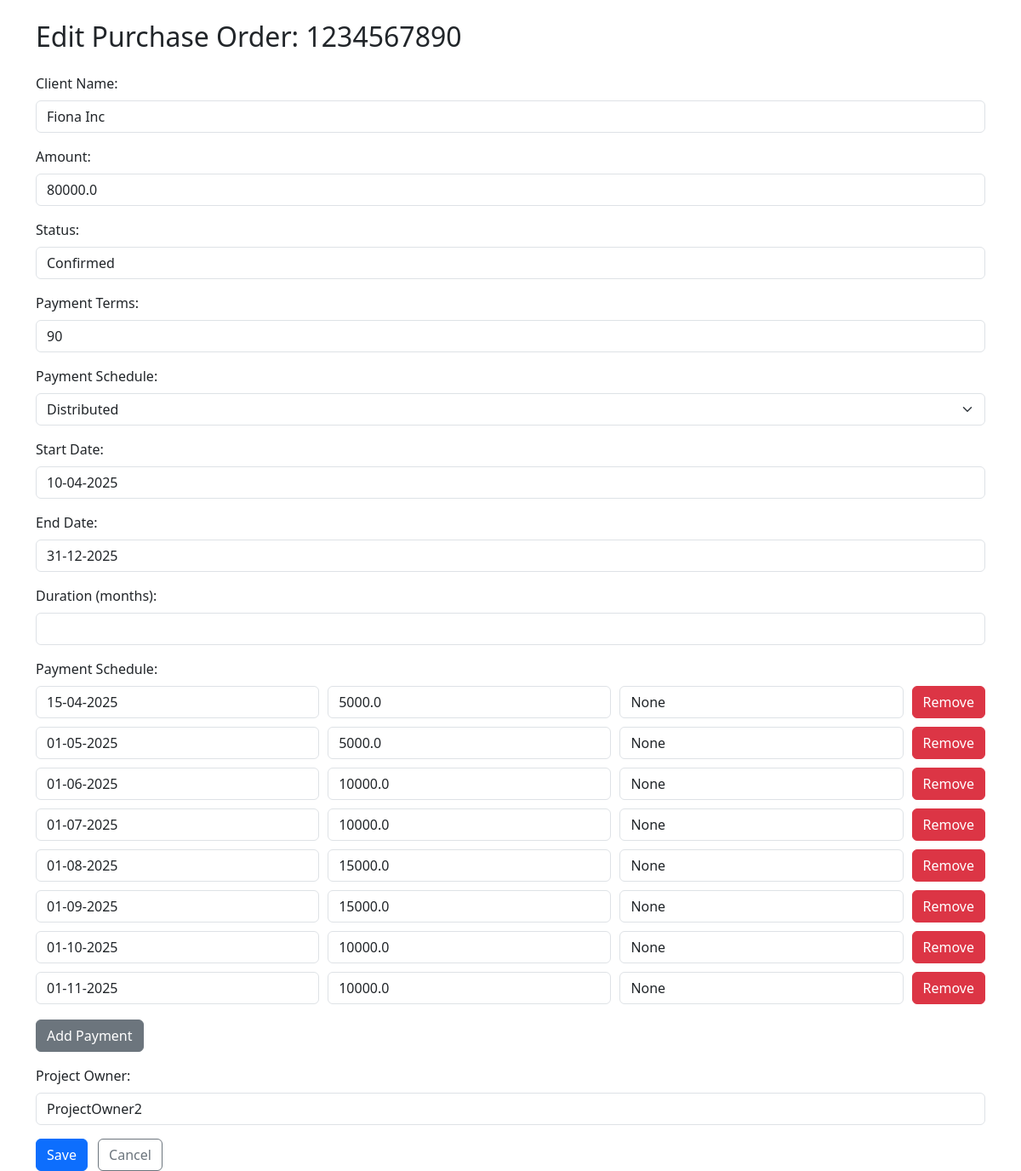
Page /edit_po/1234567890 on the committed database.
### db/database.py (models this page shows)
class PurchaseOrder(Base):
    __tablename__ = "purchase_orders"
    id = Column(Integer, primary_key=True, index=True)
    po_id = Column(String, unique=True, index=True)
    client_name = Column(String)
    amount = Column(Float)
    status = Column(String)
    payment_terms = Column(Integer)
    payment_type = Column(String)
    start_date = Column(String)
    end_date = Column(String)
    duration_months = Column(Integer)
    payment_frequency = Column(Integer, nullable=True)
    project_owner = Column(String, nullable=True)
    milestones = relationship("Milestone", cascade="all, delete-orphan", backref="purchase_order")
    payment_schedule = relationship("PaymentSchedule", cascade="all, delete-orphan", backref="purchase_order")

class PaymentSchedule(Base):
    __tablename__ = "payment_schedule"
    id = Column(Integer, primary_key=True)
    po_id = Column(String, ForeignKey("purchase_orders.po_id"))
    payment_date = Column(String)
    payment_amount = Column(Float)
    payment_description = Column(String, nullable=True)

### app.py (the view, shortened to what this page needs)
@app.route('/edit_po/<po_id>', methods=['GET', 'POST'])
def edit_po(po_id):
    po = get_po_with_schedule(po_id)
    if not po:
        return f"<p>PO with ID {po_id} not found.</p>"
    return render_template('edit_po.html', po=po)

### app.py (called while the page is built)
@app.before_request
def load_logged_in_user():
    g.user = None
    if 'username' in session:
        g.user = session['username']

### templates/edit_po.html (shortened to what this page needs)
<!DOCTYPE html>
<html lang="en">
<head>
    <link href="https://cdn.jsdelivr.net/npm/bootstrap@5.3.3/dist/css/bootstrap.min.css" rel="stylesheet">
</head>
<body>
    <div class="container mt-4">
        <h2 class="mb-4">Edit Purchase Order: {{ po['po_id'] }}</h2>
        <form method="post">
            <div class="mb-3">
                <label for="client_name" class="form-label">Client Name:</label>
                <input type="text" class="form-control" id="client_name" name="client_name" value="{{ po['client_name'] }}" required>
            </div>
            <div class="mb-3">
                <label for="amount" class="form-label">Amount:</label>
                <input type="number" step="0.01" class="form-control" id="amount" name="amount" value="{{ po['amount'] }}" required>
            </div>
            <div class="mb-3">
                <label for="status" class="form-label">Status:</label>
                <input type="text" class="form-control" id="status" name="status" value="{{ po['status'] }}" required>
            </div>
            <div class="mb-3">
                <label for="payment_terms" class="form-label">Payment Terms:</label>
                <input type="number" class="form-control" id="payment_terms" name="payment_terms" value="{{ po['payment_terms'] }}">
            </div>
            <div class="mb-3">
                <label for="payment_type" class="form-label">Payment Schedule:</label>
                <select class="form-select" id="payment_type" name="payment_type">
                    <option value="distributed" {% if po['payment_type'] == 'distributed' %}selected{% endif %}>Distributed</option>
                </select>
            </div>
            <div class="mb-3">
                <label for="start_date" class="form-label">Start Date:</label>
                <input type="text" class="form-control" id="start_date" name="start_date" value="{{ po['start_date'] }}">
            </div>
            <div class="mb-3">
                <label for="end_date" class="form-label">End Date:</label>
                <input type="text" class="form-control" id="end_date" name="end_date" value="{{ po['end_date'] }}">
            </div>
            <div class="mb-3">
                <label for="duration_months" class="form-label">Duration (months):</label>
                <input type="number" class="form-control" id="duration_months" name="duration_months" value="{{ po['duration_months'] }}">
            </div>
            {% if po['payment_type'] == 'distributed' %}
            <div class="mb-3 schedule-fields">
                <label class="form-label">Payment Schedule:</label>
                <div id="schedule-list">
                    {% for sched in po['payment_schedule'] %}
                    <div class="schedule-entry">
                        <input type="text" class="form-control" name="payment_date" placeholder="Date (DD-MM-YYYY)" value="{{ sched['payment_date'] }}" required>
                        <input type="number" step="0.01" class="form-control" name="payment_amount" placeholder="Amount (USD)" value="{{ sched['payment_amount'] }}" required>
                        <input type="text" class="form-control" name="payment_description" placeholder="Description" value="{{ sched['payment_description'] }}">
                        <button type="button" class="btn btn-danger" onclick="removeSchedule(this)">Remove</button>
                    </div>
                    {% endfor %}
                </div>
                <button type="button" class="btn btn-secondary mt-2" onclick="addSchedule()">Add Payment</button>
            </div>
            {% endif %}
            <div class="mb-3">
                <label for="project_owner" class="form-label">Project Owner:</label>
                <input type="text" class="form-control" id="project_owner" name="project_owner" value="{{ po['project_owner'] if po['project_owner'] else '' }}">
            </div>
            <button type="submit" class="btn btn-primary me-2">Save</button>
            <a href="{{ url_for('forecast') }}" class="btn btn-outline-secondary">Cancel</a>
        </form>
    </div>
</body>
</html>

### templates/edit_po.html (style rules this page uses)
.milestone-entry, .schedule-entry { display: flex; gap: 10px; margin-bottom: 10px; flex-wrap: wrap; }
.milestone-entry input, .schedule-entry input { flex: 1; min-width: 150px; }

### rows in the picture
PurchaseOrder: po_id "1234567890", client_name "Fiona Inc", amount "80000.0", status "Confirmed", payment_type "Distributed", start_date "10-04-2025", end_date "31-12-2025", project_owner "ProjectOwner2"
PaymentSchedule: payment_date "15-04-2025", payment_amount "5000.0", payment_description "None"
PaymentSchedule: payment_date "01-05-2025", payment_amount "5000.0", payment_description "None"
PaymentSchedule: payment_date "01-06-2025", payment_amount "10000.0", payment_description "None"
PaymentSchedule: payment_date "01-07-2025", payment_amount "10000.0", payment_description "None"
PaymentSchedule: payment_date "01-08-2025", payment_amount "15000.0", payment_description "None"
PaymentSchedule: payment_date "01-09-2025", payment_amount "15000.0", payment_description "None"
PaymentSchedule: payment_date "01-10-2025", payment_amount "10000.0", payment_description "None"
PaymentSchedule: payment_date "01-11-2025", payment_amount "10000.0", payment_description "None"
